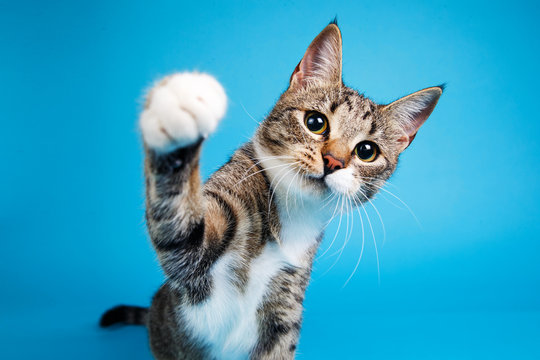
#> input picture assets/cat2.jpg, 540 x 360 px
$ python 0.6basic.py
#> lines starting #> are read from the running program, lines starting #| are printed output that depends on the picture; after the words box and inside, x2 and y2 are one past the last pixel; in counts of white or black regions, pixels touching at a corner belong together
import cv2 as cv

img =cv.imread('assets/cat2.jpg')
#> img is the input picture: shape (360, 540, 3); mean B, G, R 191.9, 160, 55.5
cv.imshow('Cat', img)

#convert to grayscale
gray = cv.cvtColor(img, cv.COLOR_BGR2GRAY)
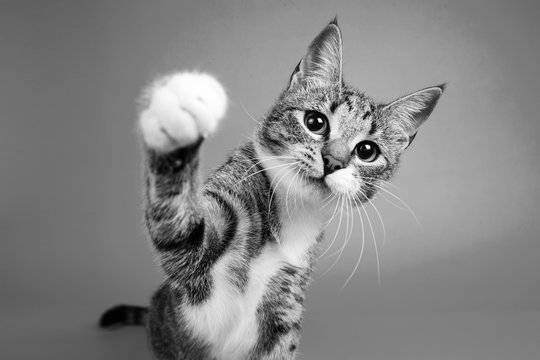
#> gray: shape (360, 540); min 0, max 255, mean 132.4
cv.imshow('Gray', gray)

#Blur the image
blur= cv.GaussianBlur(img,(7,7), cv.BORDER_DEFAULT)
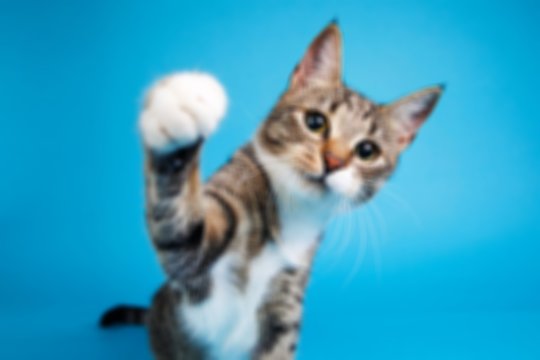
#> blur: shape (360, 540, 3); mean B, G, R 191.9, 160, 55.5
cv.imshow('Blur', blur)
cv.waitKey(0)


#Edge casscade
cany = cv.Canny(blur, 125,175)
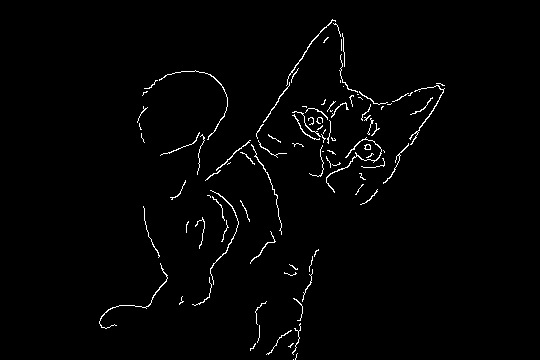
#> cany: shape (360, 540); 1.6% white in thin lines or dots, all inside (x1, y1, x2, y2) = (99, 19, 445, 360)
# cv.imshow("cany", cany)

# Dialating a image
dialeted = cv.dilate(cany, (3,3), iterations=3)
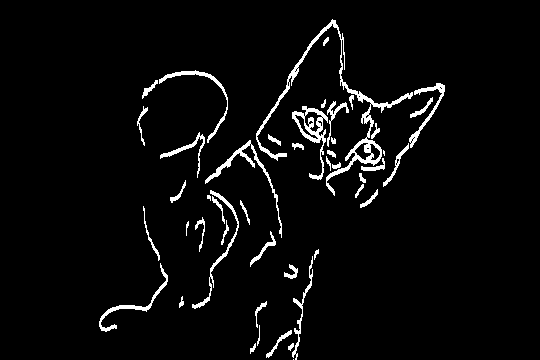
#> dialeted: shape (360, 540); 4% white; 47 white regions (3 under 20 px), largest, box (x1, y1, x2, y2) and area: (256, 19, 413, 196) 1858, (292, 106, 328, 180) 685, (205, 140, 282, 238) 552
cv.imshow("dialeted", dialeted)

# Eroding a aimage
eroded = cv.erode(dialeted, (3,3), iterations=3)
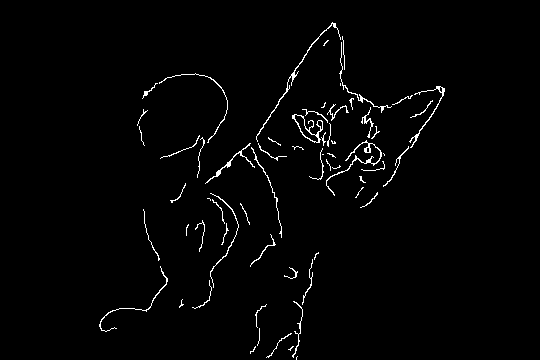
#> eroded: shape (360, 540); 1.7% white in thin lines or dots, all inside (x1, y1, x2, y2) = (99, 22, 445, 360)
cv.imshow("eroded", eroded)
cv.waitKey(0)

$ run again, with assets/landscape.jpg copied over assets/cat2.jpg
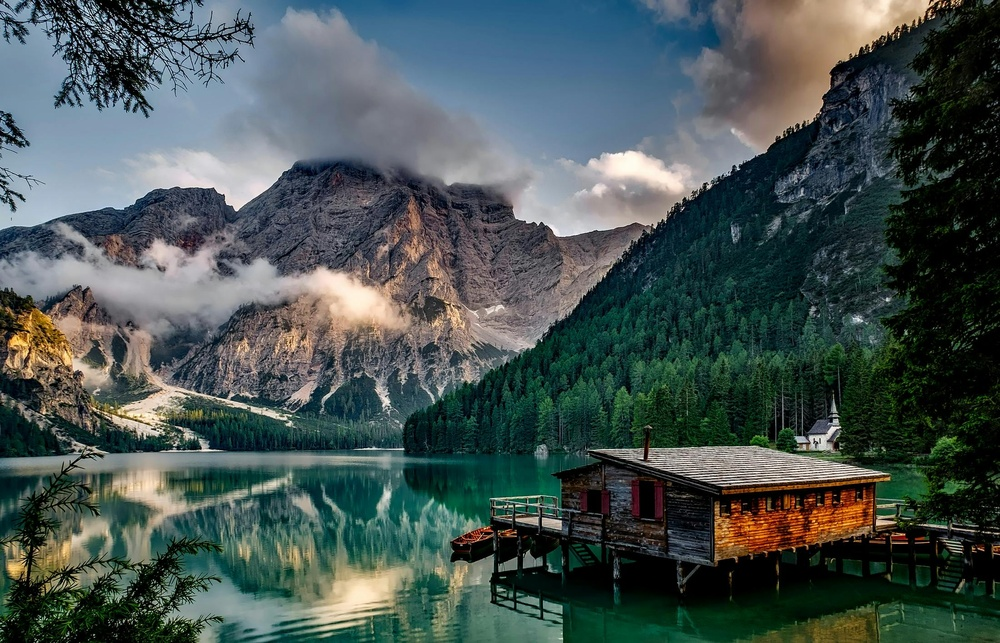
#> input picture assets/landscape.jpg, 1000 x 643 px, shrunk from 2200 x 1414 before the run
#> img is the input picture: shape (643, 1000, 3); mean B, G, R 82.7, 84.3, 71.5
#> `cany = cv.Canny(blur, 125,175)`:
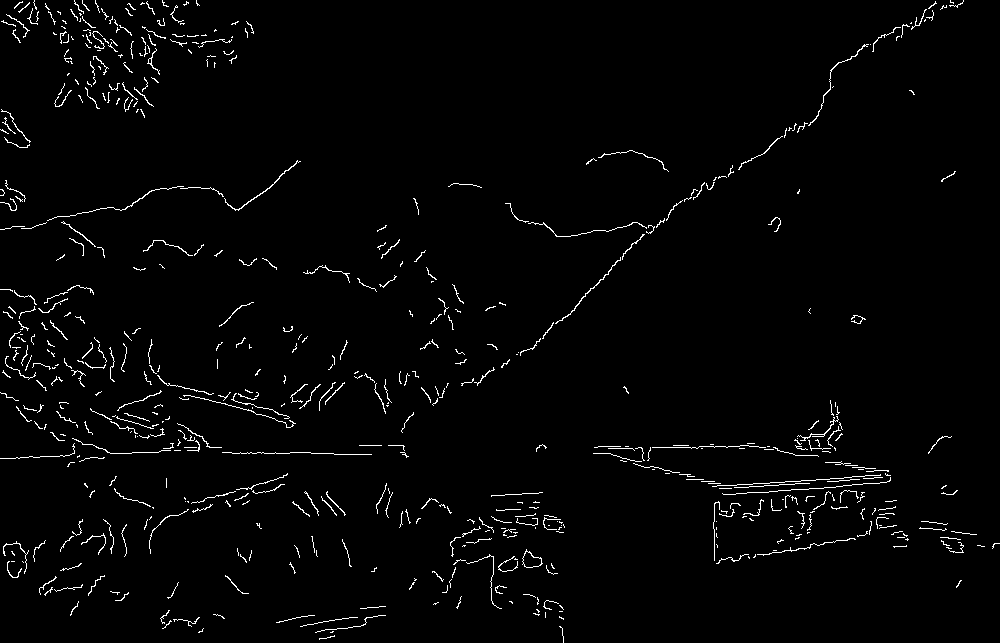
#> cany: shape (643, 1000); 2% white in thin lines or dots
#> dialeted: shape (643, 1000); 5.8% white; 370 white regions (44 under 20 px), largest, box (x1, y1, x2, y2) and area: (593, 446, 891, 537) 3148, (0, 160, 301, 233) 1305, (179, 392, 296, 431) 964
#> `eroded = cv.erode(dialeted, (3,3), iterations=3)`:
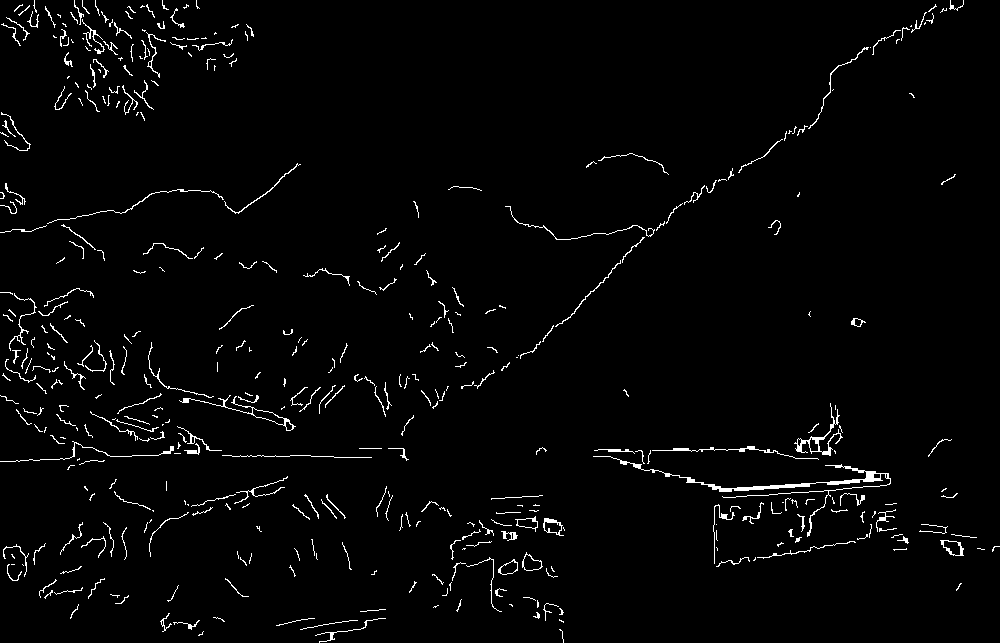
#> eroded: shape (643, 1000); 2.3% white in thin lines or dots

$ run again, with assets/scene.jpeg copied over assets/cat2.jpg
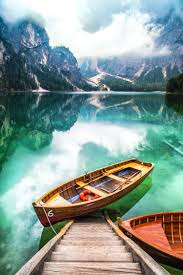
#> input picture assets/scene.jpeg, 183 x 275 px
#> img is the input picture: shape (275, 183, 3); mean B, G, R 149.5, 155.5, 135.1
#> `cany = cv.Canny(blur, 125,175)`:
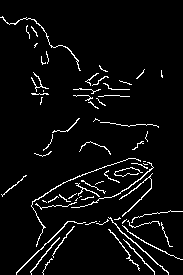
#> cany: shape (275, 183); 4.8% white in thin lines or dots
#> dialeted: shape (275, 183); 13.9% white; 27 white regions (1 under 20 px), largest, box (x1, y1, x2, y2) and area: (31, 158, 154, 250) 2287, (16, 210, 183, 275) 1730, (73, 73, 109, 112) 426
#> `eroded = cv.erode(dialeted, (3,3), iterations=3)`:
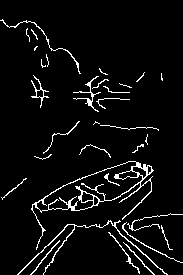
#> eroded: shape (275, 183); 5.3% white in thin lines or dots
